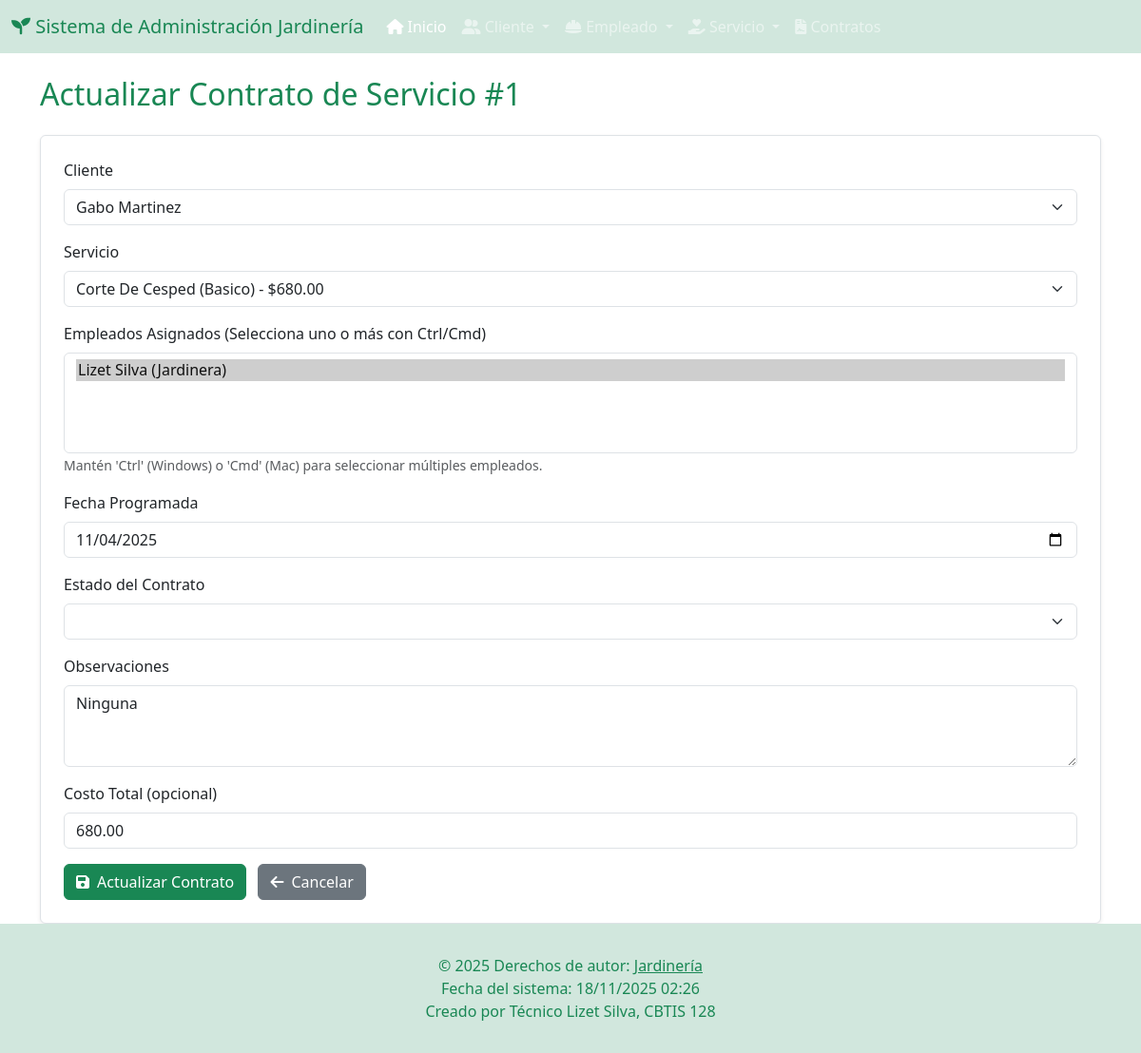
The page /jardineria/contratos/actualizar/1/ on the database its author committed.
### app_Jardineria/models.py (models this page shows, shortened)
class ContratoServicio(models.Model):
    cliente = models.ForeignKey(Cliente, on_delete=models.CASCADE, related_name='contratos')
    servicio = models.ForeignKey(Servicio, on_delete=models.CASCADE, related_name='contratos')
    empleados = models.ManyToManyField(Empleado, related_name='servicios_asignados')
    fecha_contrato = models.DateField(auto_now_add=True)
    fecha_programada = models.DateField()
    estado = models.CharField(
        max_length=20,
        choices=[
            ('PENDIENTE', 'Pendiente'),
            ('EN_PROGRESO', 'En Progreso'),
            ('COMPLETADO', 'Completado'),
            ('CANCELADO', 'Cancelado'),
        ],
        default='PENDIENTE'
    )
    observaciones = models.TextField(blank=True, null=True)
    costo_total = models.DecimalField(max_digits=10, decimal_places=2, blank=True, null=True) # Se puede calcular

class Cliente(models.Model):
    nombre = models.CharField(max_length=100)
    apellido = models.CharField(max_length=100)
    telefono = models.CharField(max_length=15, unique=True)
    email = models.EmailField(unique=True)
    direccion = models.CharField(max_length=100) # Corregido Charfield a CharField
    ciudad = models.CharField(max_length=100)
    codigo_postal = models.CharField(max_length=10)

class Servicio(models.Model):
    nombre_servicio = models.CharField(max_length=100)
    descripcion = models.TextField()
    precio = models.DecimalField(max_digits=8, decimal_places=2)
    duracion_estimada_horas = models.DecimalField(max_digits=4, decimal_places=2)
    fecha_creacion = models.DateTimeField(auto_now_add=True)
    activo = models.BooleanField(default=True)
    tipo_servicio = models.CharField(max_length=50, help_text="Ej: Poda, Riego, Diseño, Fumigación")

### app_Jardineria/views.py (the view, shortened to what this page needs)
# urls.py: path('contratos/actualizar/<int:contrato_id>/', views.actualizar_contrato, name='actualizar_contrato'), # NUEVA URL
def actualizar_contrato(request, contrato_id):
    contrato = get_object_or_404(ContratoServicio, pk=contrato_id)
    clientes = Cliente.objects.all()
    servicios = Servicio.objects.all()
    empleados = Empleado.objects.all()
    empleados_seleccionados_ids = contrato.empleados.values_list('id', flat=True)
    return render(request, 'contrato/actualizar_contrato.html', {
        'contrato': contrato,
        'clientes': clientes,
        'servicios': servicios,
        'empleados': empleados,
        'empleados_seleccionados_ids': list(empleados_seleccionados_ids),
    })

### app_Jardineria/templates/contrato/actualizar_contrato.html (shortened to what this page needs)
{% extends 'base.html' %}
  {% block content %}
  <h2 class="mb-4 text-success">Actualizar Contrato de Servicio #{{ contrato.id }}</h2>
  <form method="post" class="p-4 border rounded shadow-sm bg-white">
      <div class="mb-3">
          <label for="cliente" class="form-label">Cliente</label>
          <select class="form-select" id="cliente" name="cliente" required>
              {% for cli in clientes %}
                  <option value="{{ cli.id }}" {% if cli == contrato.cliente %}selected{% endif %}>{{ cli.nombre }} {{ cli.apellido }}</option>
              {% endfor %}
          </select>
      </div>
      <div class="mb-3">
          <label for="servicio" class="form-label">Servicio</label>
          <select class="form-select" id="servicio" name="servicio" required>
              {% for serv in servicios %}
                  <option value="{{ serv.id }}" {% if serv == contrato.servicio %}selected{% endif %}>{{ serv.nombre_servicio }} - ${{ serv.precio|floatformat:2 }}</option>
              {% endfor %}
          </select>
      </div>
      <div class="mb-3">
          <label for="empleados" class="form-label">Empleados Asignados (Selecciona uno o más con Ctrl/Cmd)</label>
          <select multiple class="form-select" id="empleados" name="empleados">
              {% for emp in empleados %}
                  <option value="{{ emp.id }}" {% if emp.id in empleados_seleccionados_ids %}selected{% endif %}>{{ emp.nombre }} {{ emp.apellido }} ({{ emp.puesto }})</option>
              {% endfor %}
          </select>
          <small class="form-text text-muted">Mantén 'Ctrl' (Windows) o 'Cmd' (Mac) para seleccionar múltiples empleados.</small>
      </div>
      <div class="mb-3">
          <label for="fecha_programada" class="form-label">Fecha Programada</label>
          <input type="date" class="form-control" id="fecha_programada" name="fecha_programada" value="{{ contrato.fecha_programada|date:'Y-m-d' }}" required>
      </div>
      <div class="mb-3">
          <label for="estado" class="form-label">Estado del Contrato</label>
          <select class="form-select" id="estado" name="estado" required>
          </select>
      </div>
      <div class="mb-3">
          <label for="observaciones" class="form-label">Observaciones</label>
          <textarea class="form-control" id="observaciones" name="observaciones" rows="3">{{ contrato.observaciones|default_if_none:"" }}</textarea>
      </div>
      <div class="mb-3">
          <label for="costo_total" class="form-label">Costo Total (opcional)</label>
          <input type="number" step="0.01" class="form-control" id="costo_total" name="costo_total" value="{{ contrato.costo_total|default_if_none:"" }}">
      </div>
      <button type="submit" class="btn btn-success me-2"><i class="fas fa-save me-2"></i>Actualizar Contrato</button>
      <a href="{% url 'ver_contratos' %}" class="btn btn-secondary"><i class="fas fa-arrow-left me-2"></i>Cancelar</a>
  </form>
  {% endblock %}

### app_Jardineria/templates/base.html (style rules this page uses)
body { display: flex; flex-direction: column; min-height: 100vh; }

### rows shown on the page
ContratoServicio: id "1", cliente "Gabo Martinez", servicio "Corte De Cesped (Basico) - $680.00", fecha_programada "11/04/2025", observaciones "Ninguna", costo_total "680.00"

### other values the page prints
form field empleados "Lizet Silva (Jardinera) ☑"
